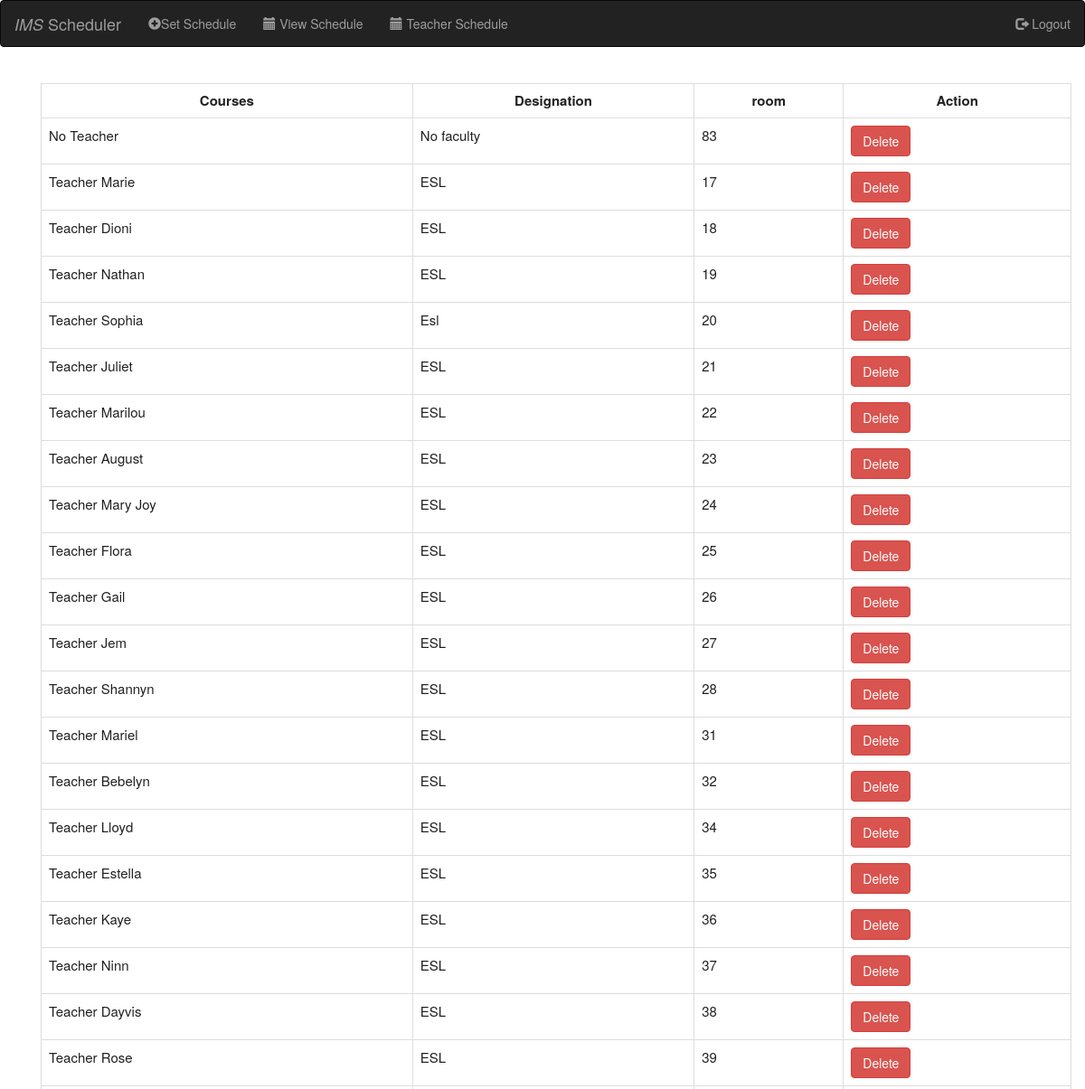
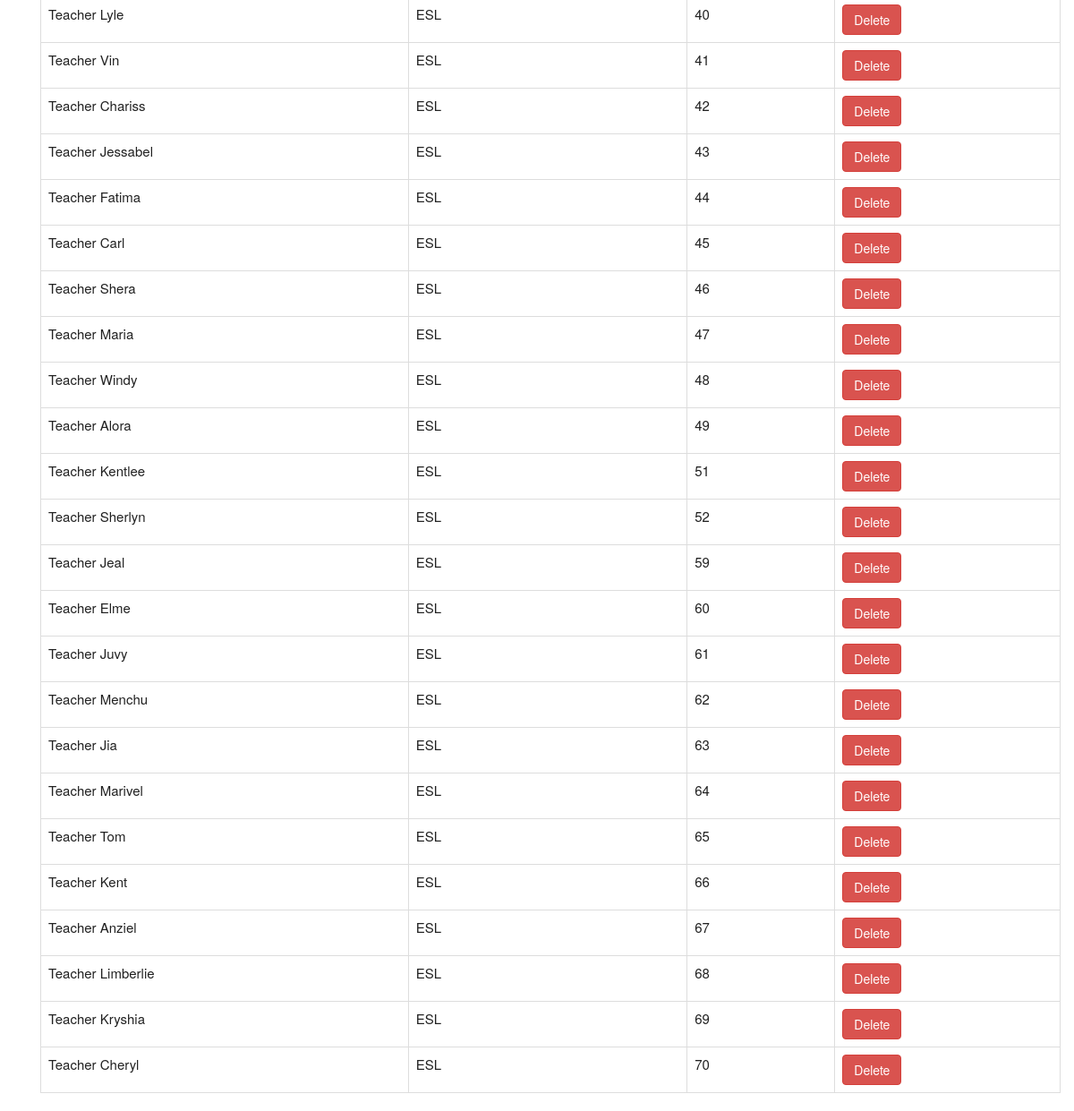
The app's page /faclist.php with its own data (2 pictures, top to bottom).
### tables this page shows
CREATE TABLE `faculty` (
  `faculty_id` int(11) NOT NULL,
  `faculty_name` varchar(250) NOT NULL,
  `designation` varchar(250) NOT NULL,
  `room` int(11) DEFAULT NULL
);

### faclist.php (the view, shortened to what this page needs)
<?php
include_once("header.php");
include_once("navbar.php");
?>
<html>
<head>
</head>
<body><br>
  <div class="container">
    <body>
      <?php
      echo "<tr>
            <td>";
      require 'databaasee.php';
      $query = ("SELECT * FROM faculty");
      $result = mysqli_query($connect, $query);
      echo "<div class='container'><table width='' class='table table-bordered' border='1' >
                            <tr>
                                <th> Courses </th>
                                <th>Designation</th>
                                <th>room</th>
                                 <th>Action</th>
                            </tr>";
      while ($row = mysqli_fetch_assoc($result)) {
        echo "<tr>";
        echo "<td>" . $row['faculty_name'] . "</td>";
        echo "<td>" . $row['designation'] . "</td>";
        echo "<td>" . $row['room'] . "</td>";
        echo "<td><form class='form-horizontal' method='post' action='faclist.php'>
                        <input name='faculty_id' type='hidden' value='" . $row['faculty_id'] . "';>
                        <input type='submit' class='btn btn-danger' name='delete' value='Delete'>
                        </form></td>";
        echo "</tr>";
      }
      echo "</table>";
      echo "</td>
        </tr>";
      ?>
  </div>
</body>
</html>
<?php
include_once("footer.php");
?>

### header.php (shortened to what this page needs)
<!DOCTYPE html>
<html>
<head>
	<link rel="stylesheet" type="text/css" href="style.css"/>
	<link rel="stylesheet" type="text/css" href="styletwo.css"/>
	<link rel="stylesheet" href="css/bootstrap.min.css">
	<link rel="stylesheet" href="https://cdn.jsdelivr.net/npm/bootstrap-icons@1.11.3/font/bootstrap-icons.min.css">
	<link href='https://ajax.googleapis.com/ajax/libs/jqueryui/1.12.1/themes/ui-lightness/jquery-ui.css' rel='stylesheet'/>
</head>

### navbar.php (shortened to what this page needs)
<?php
include_once("header.php");
?>
<html>
<head>
  <link rel="stylesheet" href="https://maxcdn.bootstrapcdn.com/bootstrap/3.4.1/css/bootstrap.min.css">
<body>
  <nav class="navbar navbar-inverse">
    <div class="container-fluid">
      <div class="navbar-header">
        <a class="navbar-brand" href="setschedule.php"> <em> IMS </em> Scheduler </a>
      </div>
      <div>
        <ul class="nav navbar-nav">
          <li><a href="setschedule.php"><span class="glyphicon glyphicon-plus-sign"></span>Set Schedule</a></li>
          <li><a href="schedulelist.php"><span class="glyphicon glyphicon-calendar"></span> View Schedule</a></li>
          <li><a href="teacherlist.list.php"><span class="glyphicon glyphicon-calendar"></span> Teacher Schedule</a></li>
        </ul>
        <ul class="nav navbar-nav navbar-right">
          <li><a href="Index.php"><span class="glyphicon glyphicon-log-out"></span> Logout</a></li>
        </ul>
      </div>
    </div>
  </nav>
</body>
</html>

### footer.php
</body>
</html>

### style.css (style rules this page uses)
.table, th, td { border: 1px solid rgb(0, 0, 0); border-collapse: collapse; color: #212121; font-size: 15px; }
th, td { background-color: #ffffff; }

### faclist.php (style rules this page uses)
body { background-image: url(); background-color: white; }
th { text-align: center; }
tr { height: 30px; }
td { padding-top: 5px; padding-left: 20px; padding-bottom: 5px; height: 20px; }

### records on screen
faculty: faculty_name "No Teacher", designation "No faculty", room "83"
faculty: faculty_name "Teacher Marie", designation "ESL", room "17"
faculty: faculty_name "Teacher Dioni", designation "ESL", room "18"
faculty: faculty_name "Teacher Nathan", designation "ESL", room "19"
faculty: faculty_name "Teacher Sophia", designation "Esl", room "20"
faculty: faculty_name "Teacher Juliet", designation "ESL", room "21"
faculty: faculty_name "Teacher Marilou", designation "ESL", room "22"
faculty: faculty_name "Teacher August", designation "ESL", room "23"
faculty: faculty_name "Teacher Mary Joy", designation "ESL", room "24"
faculty: faculty_name "Teacher Flora", designation "ESL", room "25"
faculty: faculty_name "Teacher Gail", designation "ESL", room "26"
faculty: faculty_name "Teacher Jem", designation "ESL", room "27"
faculty: faculty_name "Teacher Shannyn", designation "ESL", room "28"
faculty: faculty_name "Teacher Mariel", designation "ESL", room "31"
faculty: faculty_name "Teacher Bebelyn", designation "ESL", room "32"
faculty: faculty_name "Teacher Lloyd", designation "ESL", room "34"
faculty: faculty_name "Teacher Estella", designation "ESL", room "35"
faculty: faculty_name "Teacher Kaye", designation "ESL", room "36"
faculty: faculty_name "Teacher Ninn", designation "ESL", room "37"
faculty: faculty_name "Teacher Dayvis", designation "ESL", room "38"
faculty: faculty_name "Teacher Rose", designation "ESL", room "39"
faculty: faculty_name "Teacher Lyle", designation "ESL", room "40"
faculty: faculty_name "Teacher Vin", designation "ESL", room "41"
faculty: faculty_name "Teacher Chariss", designation "ESL", room "42"
faculty: faculty_name "Teacher Jessabel", designation "ESL", room "43"
faculty: faculty_name "Teacher Fatima", designation "ESL", room "44"
faculty: faculty_name "Teacher Carl", designation "ESL", room "45"
faculty: faculty_name "Teacher Shera", designation "ESL", room "46"
faculty: faculty_name "Teacher Maria", designation "ESL", room "47"
faculty: faculty_name "Teacher Windy", designation "ESL", room "48"
faculty: faculty_name "Teacher Alora", designation "ESL", room "49"
faculty: faculty_name "Teacher Kentlee", designation "ESL", room "51"
faculty: faculty_name "Teacher Sherlyn", designation "ESL", room "52"
faculty: faculty_name "Teacher Jeal", designation "ESL", room "59"
faculty: faculty_name "Teacher Elme", designation "ESL", room "60"
faculty: faculty_name "Teacher Juvy", designation "ESL", room "61"
faculty: faculty_name "Teacher Menchu", designation "ESL", room "62"
faculty: faculty_name "Teacher Jia", designation "ESL", room "63"
faculty: faculty_name "Teacher Marivel", designation "ESL", room "64"
faculty: faculty_name "Teacher Tom", designation "ESL", room "65"
faculty: faculty_name "Teacher Kent", designation "ESL", room "66"
faculty: faculty_name "Teacher Anziel", designation "ESL", room "67"
faculty: faculty_name "Teacher Limberlie", designation "ESL", room "68"
faculty: faculty_name "Teacher Kryshia", designation "ESL", room "69"
faculty: faculty_name "Teacher Cheryl", designation "ESL", room "70"
